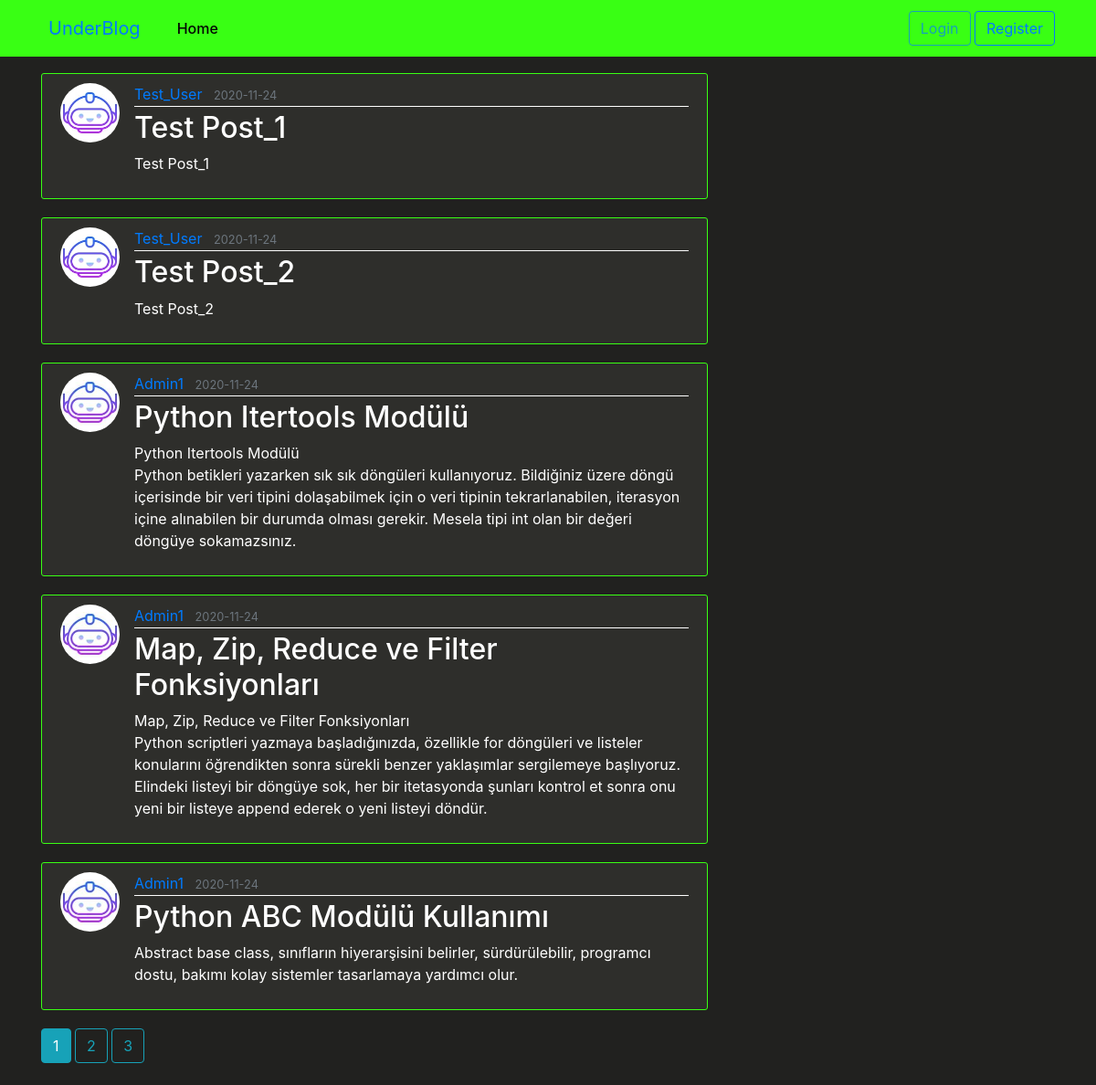
Page /home on the earlier database version.
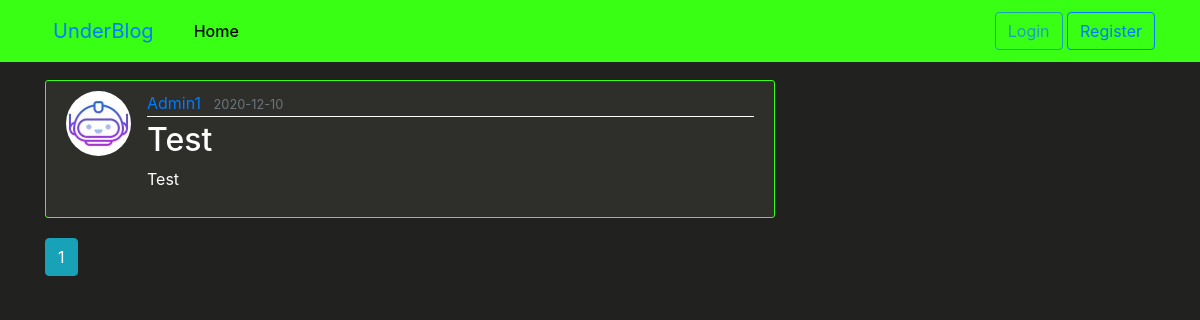
Same page on the later database version.
### flaskblog/models.py (models this page shows, shortened)
class Post(db.Model):
    id = db.Column(db.Integer, primary_key=True)
    title = db.Column(db.String(100), nullable=False)
    date_posted = db.Column(db.DateTime, nullable=False, default=datetime.utcnow())
    content = db.Column(db.Text, nullable=False)
    user_id = db.Column(db.Integer, db.ForeignKey('user.id'), nullable=False)

class User(db.Model, UserMixin):
    id = db.Column(db.Integer, primary_key=True)
    username = db.Column(db.String(20), unique=True, nullable=False)
    email = db.Column(db.String(120), unique=True, nullable=False)
    image_file = db.Column(db.String(20), nullable=False, default='default.jpg')
    password = db.Column(db.String(60), unique=True, nullable=False)
    posts = db.relationship('Post', backref='author', lazy=True)

### flaskblog/routes.py (the view)
@app.route('/')
@app.route('/home')
def home():
   page = request.args.get('page', 1, type=int)
   posts = Post.query.order_by(Post.date_posted.desc()).paginate(page=page, per_page=5)
   return render_template('home.html',posts=posts)

### flaskblog/templates/home.html
{% extends "layout.html" %}
{%block content%}
	{%for post in posts.items%}
		<article class="media content-section">
		  <img class="rounded-circle article-img" src="{{url_for('static', filename='profile_pics/' + post.author.image_file)}}">
		  <div class="media-body">
		    <div class="article-metadata">
		      <a class="mr-2" href="{{url_for('user_posts',username=post.author.username)}}">{{ post.author.username }}</a>
		      <small class="text-muted">{{ post.date_posted.strftime('%Y-%m-%d') }}</small>
		    </div>
		    <h2><a class="article-title" href="{{ url_for('post', post_id=post.id) }}">{{ post.title }}</a></h2>
		    <p class="article-content">{{ post.content }}</p>
		  </div>
		</article>
	{%endfor%}
	{%for page_num in posts.iter_pages(left_edge=1, right_edge=1, left_current=1, right_current=2)%}
		{%if page_num%}
			{%if posts.page == page_num%}
				<a class="btn btn-info mb-4" href="{{ url_for('home', page=page_num) }}">{{page_num}}</a>
			{%else%}
				<a class="btn btn-outline-info mb-4" href="{{ url_for('home', page=page_num) }}">{{page_num}}</a>
			{%endif%}
		{%else%}
			...
		{%endif%}
	{%endfor%}
{%endblock content%}

Differences in the rows shown:
removed Post: image_file (placeholder picture), author.username "Test_User", date_posted "2020-11-24", title "Test Post_1", content "Test Post_1"
removed Post: image_file (placeholder picture), author.username "Test_User", date_posted "2020-11-24", title "Test Post_2", content "Test Post_2"
removed Post: image_file (picture), author.username "Admin1", date_posted "2020-11-24", title "Python Itertools Modülü", content "Python Itertools Modülü Python betikleri yazarken sık sık döngüleri kullanıyoruz. Bildiğiniz üzere döngü içerisinde bir veri tipini dolaşabilmek için o veri tipinin tekrarlanabilen, iterasyon içine alınabilen bir durumda olması gerekir. Mesela tipi int olan bir değeri döngüye sokamazsınız."
removed Post: image_file (picture), author.username "Admin1", date_posted "2020-11-24", title "Map, Zip, Reduce ve Filter Fonksiyonları", content "Map, Zip, Reduce ve Filter Fonksiyonları Python scriptleri yazmaya başladığınızda, özellikle for döngüleri ve listeler konularını öğrendikten sonra sürekli benzer yaklaşımlar sergilemeye başlıyoruz. Elindeki listeyi bir döngüye sok, her bir itetasyonda şunları kontrol et sonra onu yeni bir listeye append ederek o yeni listeyi döndür."
removed Post: image_file (picture), author.username "Admin1", date_posted "2020-11-24", title "Python ABC Modülü Kullanımı", content "Abstract base class, sınıfların hiyerarşisini belirler, sürdürülebilir, programcı dostu, bakımı kolay sistemler tasarlamaya yardımcı olur."
now on this page (row edited): Post: image_file (picture), author.username "Admin1", date_posted "2020-12-10", title "Test", content "Test"
Other differences:
list line gone: "2"
list line gone: "3"
